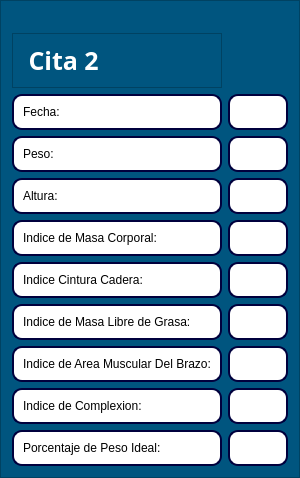
                 <widget class="QFrame" name="frame_4">
                  <property name="minimumSize">
                   <size>
                    <width>300</width>
                    <height>0</height>
                   </size>
                  </property>
                  <property name="maximumSize">
                   <size>
                    <width>300</width>
                    <height>16777215</height>
                   </size>
                  </property>
                  <property name="styleSheet">
                   <string notr="true">background-color: rgb(0, 85, 127);
color: white;</string>
                  </property>
                  <property name="frameShape">
                   <enum>QFrame::StyledPanel</enum>
                  </property>
                  <property name="frameShadow">
                   <enum>QFrame::Raised</enum>
                  </property>
                  <layout class="QGridLayout" name="gridLayout_5">
                   <property name="topMargin">
                    <number>32</number>
                   </property>
                   <item row="0" column="0">
                    <widget class="QFrame" name="frame_32">
                     <property name="frameShape">
                      <enum>QFrame::StyledPanel</enum>
                     </property>
                     <property name="frameShadow">
                      <enum>QFrame::Raised</enum>
                     </property>
                     <layout class="QHBoxLayout" name="horizontalLayout_62">
                      <item>
                       <widget class="QLabel" name="label_5">
                        <property name="font">
                         <font>
                          <family>Circular Std</family>
                          <pointsize>19</pointsize>
                          <bold>true</bold>
                         </font>
                        </property>
                        <property name="text">
                         <string> Cita 2</string>
                        </property>
                       </widget>
                      </item>
                     </layout>
                    </widget>
                   </item>
                   <item row="1" column="0">
                    <widget class="QFrame" name="frame_33">
                     <property name="styleSheet">
                      <string notr="true">background-color: rgb(255, 255, 255);
border: 2px solid rgb(0, 0, 61);
border-radius: 10px;</string>
                     </property>
                     <property name="frameShape">
                      <enum>QFrame::StyledPanel</enum>
                     </property>
                     <property name="frameShadow">
                      <enum>QFrame::Raised</enum>
                     </property>
                     <layout class="QHBoxLayout" name="horizontalLayout_52">
                      <item>
                       <widget class="QLabel" name="label_18">
                        <property name="styleSheet">
                         <string notr="true">color: rgb(0, 0, 0);
background-color: rgb(255, 255, 255);
border: none;</string>
                        </property>
                        <property name="text">
                         <string>Fecha:</string>
                        </property>
                       </widget>
                      </item>
                     </layout>
                    </widget>
                   </item>
                   <item row="1" column="1">
                    <widget class="QFrame" name="frame_52">
                     <property name="styleSheet">
                      <string notr="true">background-color: rgb(255, 255, 255);
border: 2px solid rgb(0, 0, 61);
border-radius: 10px;</string>
                     </property>
                     <property name="frameShape">
                      <enum>QFrame::StyledPanel</enum>
                     </property>
                     <property name="frameShadow">
                      <enum>QFrame::Raised</enum>
                     </property>
                    </widget>
                   </item>
                   <item row="2" column="0">
                    <widget class="QFrame" name="frame_34">
                     <property name="styleSheet">
                      <string notr="true">background-color: rgb(255, 255, 255);
border: 2px solid rgb(0, 0, 61);
border-radius: 10px;</string>
                     </property>
                     <property name="frameShape">
                      <enum>QFrame::StyledPanel</enum>
                     </property>
                     <property name="frameShadow">
                      <enum>QFrame::Raised</enum>
                     </property>
                     <layout class="QHBoxLayout" name="horizontalLayout_53">
                      <item>
                       <widget class="QLabel" name="label_19">
                        <property name="styleSheet">
                         <string notr="true">color: rgb(0, 0, 0);
background-color: rgb(255, 255, 255);
border: none;</string>
                        </property>
                        <property name="text">
                         <string>Peso:</string>
                        </property>
                       </widget>
                      </item>
                     </layout>
                    </widget>
                   </item>
                   <item row="2" column="1">
                    <widget class="QFrame" name="frame_53">
                     <property name="styleSheet">
                      <string notr="true">background-color: rgb(255, 255, 255);
border: 2px solid rgb(0, 0, 61);
border-radius: 10px;</string>
                     </property>
                     <property name="frameShape">
                      <enum>QFrame::StyledPanel</enum>
                     </property>
                     <property name="frameShadow">
                      <enum>QFrame::Raised</enum>
                     </property>
                    </widget>
                   </item>
                   <item row="3" column="0">
                    <widget class="QFrame" name="frame_35">
                     <property name="styleSheet">
                      <string notr="true">background-color: rgb(255, 255, 255);
border: 2px solid rgb(0, 0, 61);
border-radius: 10px;</string>
                     </property>
                     <property name="frameShape">
                      <enum>QFrame::StyledPanel</enum>
                     </property>
                     <property name="frameShadow">
                      <enum>QFrame::Raised</enum>
                     </property>
                     <layout class="QHBoxLayout" name="horizontalLayout_54">
                      <item>
                       <widget class="QLabel" name="label_20">
                        <property name="styleSheet">
                         <string notr="true">color: rgb(0, 0, 0);
background-color: rgb(255, 255, 255);
border: none;</string>
                        </property>
                        <property name="text">
                         <string>Altura:</string>
                        </property>
                       </widget>
                      </item>
                     </layout>
                    </widget>
                   </item>
                   <item row="3" column="1">
                    <widget class="QFrame" name="frame_54">
                     <property name="styleSheet">
                      <string notr="true">background-color: rgb(255, 255, 255);
border: 2px solid rgb(0, 0, 61);
border-radius: 10px;</string>
                     </property>
                     <property name="frameShape">
                      <enum>QFrame::StyledPanel</enum>
                     </property>
                     <property name="frameShadow">
                      <enum>QFrame::Raised</enum>
                     </property>
                    </widget>
                   </item>
                   <item row="4" column="0">
                    <widget class="QFrame" name="frame_36">
                     <property name="styleSheet">
                      <string notr="true">background-color: rgb(255, 255, 255);
border: 2px solid rgb(0, 0, 61);
border-radius: 10px;</string>
                     </property>
                     <property name="frameShape">
                      <enum>QFrame::StyledPanel</enum>
                     </property>
                     <property name="frameShadow">
                      <enum>QFrame::Raised</enum>
                     </property>
                     <layout class="QHBoxLayout" name="horizontalLayout_55">
                      <item>
                       <widget class="QLabel" name="label_21">
                        <property name="styleSheet">
                         <string notr="true">color: rgb(0, 0, 0);
background-color: rgb(255, 255, 255);
border: none;</string>
                        </property>
                        <property name="text">
                         <string>Indice de Masa Corporal:</string>
                        </property>
                       </widget>
                      </item>
                     </layout>
                    </widget>
                   </item>
                   <item row="4" column="1">
                    <widget class="QFrame" name="frame_55">
                     <property name="styleSheet">
                      <string notr="true">background-color: rgb(255, 255, 255);
border: 2px solid rgb(0, 0, 61);
border-radius: 10px;</string>
                     </property>
                     <property name="frameShape">
                      <enum>QFrame::StyledPanel</enum>
                     </property>
                     <property name="frameShadow">
                      <enum>QFrame::Raised</enum>
                     </property>
                    </widget>
                   </item>
                   <item row="5" column="0">
                    <widget class="QFrame" name="frame_37">
                     <property name="styleSheet">
                      <string notr="true">background-color: rgb(255, 255, 255);
border: 2px solid rgb(0, 0, 61);
border-radius: 10px;</string>
                     </property>
                     <property name="frameShape">
                      <enum>QFrame::StyledPanel</enum>
                     </property>
                     <property name="frameShadow">
                      <enum>QFrame::Raised</enum>
                     </property>
                     <layout class="QHBoxLayout" name="horizontalLayout_56">
                      <item>
                       <widget class="QLabel" name="label_22">
                        <property name="styleSheet">
                         <string notr="true">color: rgb(0, 0, 0);
background-color: rgb(255, 255, 255);
border: none;</string>
                        </property>
                        <property name="text">
                         <string>Indice Cintura Cadera:</string>
                        </property>
                       </widget>
                      </item>
                     </layout>
                    </widget>
                   </item>
                   <item row="5" column="1">
                    <widget class="QFrame" name="frame_56">
                     <property name="styleSheet">
                      <string notr="true">background-color: rgb(255, 255, 255);
border: 2px solid rgb(0, 0, 61);
border-radius: 10px;</string>
                     </property>
                     <property name="frameShape">
                      <enum>QFrame::StyledPanel</enum>
                     </property>
                     <property name="frameShadow">
                      <enum>QFrame::Raised</enum>
                     </property>
                    </widget>
                   </item>
                   <item row="6" column="0">
                    <widget class="QFrame" name="frame_38">
                     <property name="styleSheet">
                      <string notr="true">background-color: rgb(255, 255, 255);
border: 2px solid rgb(0, 0, 61);
border-radius: 10px;</string>
                     </property>
                     <property name="frameShape">
                      <enum>QFrame::StyledPanel</enum>
                     </property>
                     <property name="frameShadow">
                      <enum>QFrame::Raised</enum>
                     </property>
                     <layout class="QHBoxLayout" name="horizontalLayout_57">
                      <item>
                       <widget class="QLabel" name="label_23">
                        <property name="styleSheet">
                         <string notr="true">color: rgb(0, 0, 0);
background-color: rgb(255, 255, 255);
border: none;</string>
                        </property>
                        <property name="text">
                         <string>Indice de Masa Libre de Grasa:</string>
                        </property>
                       </widget>
                      </item>
                     </layout>
                    </widget>
                   </item>
                   <item row="6" column="1">
                    <widget class="QFrame" name="frame_57">
                     <property name="styleSheet">
                      <string notr="true">background-color: rgb(255, 255, 255);
border: 2px solid rgb(0, 0, 61);
border-radius: 10px;</string>
                     </property>
                     <property name="frameShape">
                      <enum>QFrame::StyledPanel</enum>
                     </property>
                     <property name="frameShadow">
                      <enum>QFrame::Raised</enum>
                     </property>
                    </widget>
                   </item>
                   <item row="7" column="0">
                    <widget class="QFrame" name="frame_39">
                     <property name="styleSheet">
                      <string notr="true">background-color: rgb(255, 255, 255);
border: 2px solid rgb(0, 0, 61);
border-radius: 10px;</string>
                     </property>
                     <property name="frameShape">
                      <enum>QFrame::StyledPanel</enum>
                     </property>
                     <property name="frameShadow">
                      <enum>QFrame::Raised</enum>
                     </property>
                     <layout class="QHBoxLayout" name="horizontalLayout_58">
                      <item>
                       <widget class="QLabel" name="label_24">
                        <property name="styleSheet">
                         <string notr="true">color: rgb(0, 0, 0);
background-color: rgb(255, 255, 255);
border: none;</string>
                        </property>
                        <property name="text">
                         <string>Indice de Area Muscular Del Brazo:</string>
                        </property>
                       </widget>
                      </item>
                     </layout>
                    </widget>
                   </item>
                   <item row="7" column="1">
                    <widget class="QFrame" name="frame_58">
                     <property name="styleSheet">
                      <string notr="true">background-color: rgb(255, 255, 255);
border: 2px solid rgb(0, 0, 61);
border-radius: 10px;</string>
                     </property>
                     <property name="frameShape">
                      <enum>QFrame::StyledPanel</enum>
                     </property>
                     <property name="frameShadow">
                      <enum>QFrame::Raised</enum>
                     </property>
                    </widget>
                   </item>
                   <item row="8" column="0">
                    <widget class="QFrame" name="frame_40">
                     <property name="styleSheet">
                      <string notr="true">background-color: rgb(255, 255, 255);
border: 2px solid rgb(0, 0, 61);
border-radius: 10px;</string>
                     </property>
                     <property name="frameShape">
                      <enum>QFrame::StyledPanel</enum>
                     </property>
                     <property name="frameShadow">
                      <enum>QFrame::Raised</enum>
                     </property>
                     <layout class="QHBoxLayout" name="horizontalLayout_59">
                      <item>
                       <widget class="QLabel" name="label_26">
                        <property name="styleSheet">
                         <string notr="true">color: rgb(0, 0, 0);
background-color: rgb(255, 255, 255);
border: none;</string>
                        </property>
                        <property name="text">
                         <string>Indice de Complexion:</string>
                        </property>
                       </widget>
                      </item>
                     </layout>
                    </widget>
                   </item>
                   <item row="8" column="1">
                    <widget class="QFrame" name="frame_59">
                     <property name="styleSheet">
                      <string notr="true">background-color: rgb(255, 255, 255);
border: 2px solid rgb(0, 0, 61);
border-radius: 10px;</string>
                     </property>
                     <property name="frameShape">
                      <enum>QFrame::StyledPanel</enum>
                     </property>
                     <property name="frameShadow">
                      <enum>QFrame::Raised</enum>
                     </property>
                    </widget>
                   </item>
                   <item row="9" column="0">
                    <widget class="QFrame" name="frame_41">
                     <property name="styleSheet">
                      <string notr="true">background-color: rgb(255, 255, 255);
border: 2px solid rgb(0, 0, 61);
border-radius: 10px;</string>
                     </property>
                     <property name="frameShape">
                      <enum>QFrame::StyledPanel</enum>
                     </property>
                     <property name="frameShadow">
                      <enum>QFrame::Raised</enum>
                     </property>
                     <layout class="QHBoxLayout" name="horizontalLayout_60">
                      <item>
                       <widget class="QLabel" name="label_29">
                        <property name="styleSheet">
                         <string notr="true">color: rgb(0, 0, 0);
background-color: rgb(255, 255, 255);
border: none;</string>
                        </property>
                        <property name="text">
                         <string>Porcentaje de Peso Ideal:</string>
                        </property>
                       </widget>
                      </item>
                     </layout>
                    </widget>
                   </item>
                   <item row="9" column="1">
                    <widget class="QFrame" name="frame_60">
                     <property name="styleSheet">
                      <string notr="true">background-color: rgb(255, 255, 255);
border: 2px solid rgb(0, 0, 61);
border-radius: 10px;</string>
                     </property>
                     <property name="frameShape">
                      <enum>QFrame::StyledPanel</enum>
                     </property>
                     <property name="frameShadow">
                      <enum>QFrame::Raised</enum>
                     </property>
                    </widget>
                   </item>
                  </layout>
                 </widget>
